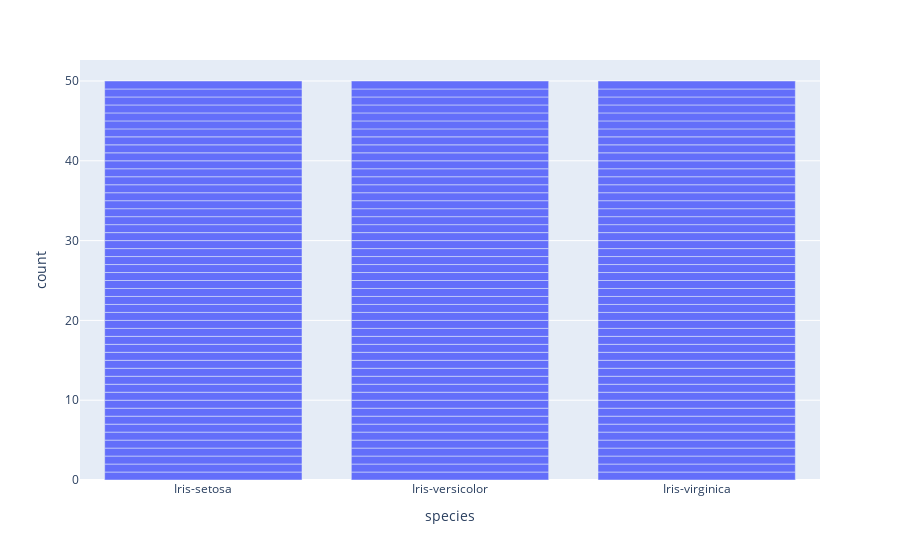

Notebook code cell kept with this figure:
### Code cell
px.bar(df,x="species")

### Figure 1 — Plotly figure (JSON) as saved in the notebook; plotly's stock layout.template omitted (floating-point values rounded to 4 significant figures; data arrays with more than 128 entries replaced by an {"elided": "..."} marker saying what was removed)
{"data": [{"alignmentgroup": "True", "hovertemplate": "species=%{x}<br>count=%{y}<extra></extra>", "legendgroup": "", "marker": {"color": "#636efa", "pattern": {"shape": ""}}, "name": "", "offsetgroup": "", "orientation": "v", "showlegend": false, "textposition": "auto", "type": "bar", "x": {"elided": "150 str values"}, "xaxis": "x", "y": {"elided": "150 int values"}, "yaxis": "y"}], "layout": {"barmode": "relative", "legend": {"tracegroupgap": 0}, "margin": {"t": 60}, "xaxis": {"anchor": "y", "domain": [0, 1], "title": {"text": "species"}}, "yaxis": {"anchor": "x", "domain": [0, 1], "title": {"text": "count"}}}}
